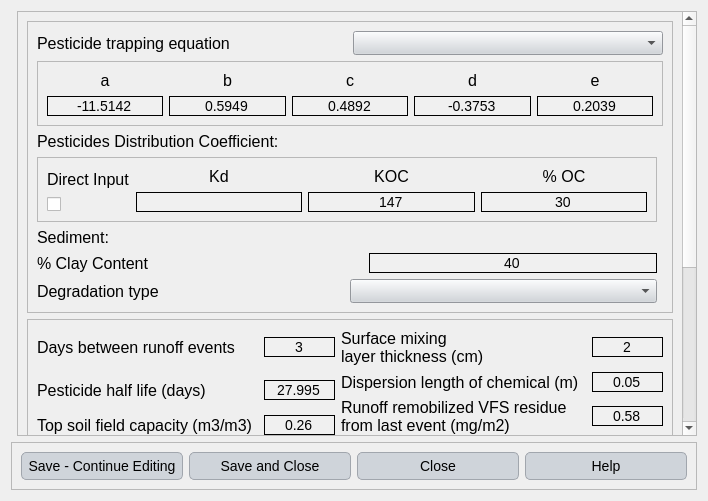
<?xml version="1.0" encoding="UTF-8"?>
<ui version="4.0">
 <class>Dialog</class>
 <widget class="QDialog" name="Dialog">
  <property name="geometry">
   <rect>
    <x>0</x>
    <y>0</y>
    <width>708</width>
    <height>501</height>
   </rect>
  </property>
  <property name="windowTitle">
   <string>Dialog</string>
  </property>
  <property name="styleSheet">
   <string notr="true">QLabel {
    font-family: 'Georgia'; /* Cambiar la fuente a Georgia */
    font-size: 16px; /* Cambiar el tamaño de la fuente */
    color: #000000; /* Color del texto (blanco) */
}

QLineEdit {
    font-family: 'Georgia'; /* Cambiar la fuente a Georgia */
    font-size: 14px; /* Cambiar el tamaño de la fuente */
    color: #000000; /* Color del texto (blanco) */
    background-color: #f0f0f0; /* Color de fondo del QLineEdit */
    border: 1px solid #000000; /* Borde blanco */
}

QComboBox {
    font-family: 'Georgia'; /* Cambiar la fuente a Georgia */
    font-size: 14px; /* Cambiar el tamaño de la fuente */
    color: #000000; /* Color del texto (blanco) */
    background-color: #cfd4da; /* Fondo oscuro del ComboBox */
}

QRadioButton {
    font-family: 'Georgia'; /* Cambiar la fuente a Georgia */
    font-size: 14px; /* Cambiar el tamaño de la fuente */
    color: #000000; /* Color del texto (blanco) */
}

QCheckBox {
    font-family: 'Georgia'; /* Cambiar la fuente a Georgia */
    font-size: 14px; /* Cambiar el tamaño de la fuente */
    color: #000000; /* Color del texto (blanco) */
}

/* Cambiar la fuente y estilo de los QPushButton */
QPushButton {
    font-family: 'Georgia'; /* Cambiar la fuente */
    font-size: 14px; /* Cambiar el tamaño de la fuente */
    color: #000000; /* Color del texto negro */
    background-color: #cfd4da; /* Fondo gris claro */
    border: 1px solid #a1a6ad; /* Borde gris medio */
    border-radius: 5px; /* Bordes redondeados */
    padding: 5px; /* Espaciado interno */
}

/* Estilo cuando el ratón pasa sobre el botón */
QPushButton:hover {
    color: #000000; /* Mantener el texto negro */
    background-color: #b7bcc3; /* Fondo gris un poco más oscuro al pasar el mouse */
}

/* Estilo cuando el botón está presionado */
QPushButton:pressed {
    background-color: #a6acb3; /* Fondo ligeramente más oscuro al presionar */
    color: #000000; /* Mantener el texto negro cuando se presiona */
}



/* Estilo general para QTableWidget y QTableView */
QTableWidget, QTableView {
    font-family: 'Georgia'; /* Cambiar la fuente a Georgia */
    font-size: 14px; /* Tamaño de la fuente */
    color: #000000; /* Color del texto negro */
    background-color: #e6e9ed; /* Fondo gris claro para la tabla */
    gridline-color: #a1a6ad; /* Color de las líneas de la tabla (gris medio) */
    selection-background-color: #b7bcc3; /* Color de fondo cuando se selecciona una celda (gris suave) */
    selection-color: #000000; /* Color del texto cuando la celda está seleccionada (negro) */
}

/* Estilo para el encabezado horizontal de la tabla */
QHeaderView::section {
    font-family: 'Georgia'; /* Cambiar la fuente a Georgia */
    font-size: 14px; /* Tamaño de la fuente */
    color: #000000; /* Color del texto negro */
    background-color: #cfd4da; /* Fondo gris claro del encabezado */
    border: 1px solid #a1a6ad; /* Borde gris medio entre las secciones */
    padding: 4px; /* Espaciado interno en el encabezado */
}

/* Estilo para las celdas de la tabla al pasar el mouse */
QTableWidget::item:hover, QTableView::item:hover {
    background-color: #b7bcc3; /* Fondo gris suave al pasar el mouse */
    color: #000000; /* Mantener el texto negro */
}

/* Estilo para las celdas cuando están seleccionadas */
QTableWidget::item:selected, QTableView::item:selected {
    background-color: #a6acb3; /* Fondo gris intermedio cuando está seleccionado */
    color: #000000; /* Texto negro cuando está seleccionado */
}

/* Ajustar el tamaño de las celdas */
QTableWidget::item, QTableView::item {
    padding: 4px; /* Espaciado interno de las celdas */
}

/* Estilo para el borde inferior de la tabla */
QTableCornerButton::section {
    background-color: #cfd4da; /* Fondo del botón de esquina */
    border: 1px solid #a1a6ad; /* Borde gris medio del botón de esquina */
}</string>
  </property>
  <layout class="QGridLayout" name="gridLayout_6">
   <item row="1" column="0" colspan="2">
    <widget class="QFrame" name="frame_3">
     <property name="frameShape">
      <enum>QFrame::StyledPanel</enum>
     </property>
     <property name="frameShadow">
      <enum>QFrame::Raised</enum>
     </property>
     <layout class="QGridLayout" name="gridLayout">
      <item row="0" column="0">
       <widget class="QPushButton" name="save_continue">
        <property name="text">
         <string>Save - Continue Editing</string>
        </property>
       </widget>
      </item>
      <item row="0" column="1">
       <widget class="QPushButton" name="save_close">
        <property name="text">
         <string>Save and Close</string>
        </property>
       </widget>
      </item>
      <item row="0" column="2">
       <widget class="QPushButton" name="close_dialog">
        <property name="text">
         <string>Close</string>
        </property>
       </widget>
      </item>
      <item row="0" column="3">
       <widget class="QPushButton" name="pushButton_4">
        <property name="text">
         <string>Help</string>
        </property>
       </widget>
      </item>
     </layout>
    </widget>
   </item>
   <item row="0" column="1">
    <widget class="QScrollArea" name="scrollArea">
     <property name="widgetResizable">
      <bool>true</bool>
     </property>
     <widget class="QWidget" name="scrollAreaWidgetContents">
      <property name="geometry">
       <rect>
        <x>0</x>
        <y>-280</y>
        <width>665</width>
        <height>706</height>
       </rect>
      </property>
      <layout class="QGridLayout" name="gridLayout_7">
       <item row="0" column="0">
        <widget class="QFrame" name="frame">
         <property name="frameShape">
          <enum>QFrame::StyledPanel</enum>
         </property>
         <property name="frameShadow">
          <enum>QFrame::Raised</enum>
         </property>
         <layout class="QGridLayout" name="gridLayout_3">
          <item row="4" column="0">
           <widget class="QLabel" name="label_2">
            <property name="text">
             <string>Sediment:</string>
            </property>
           </widget>
          </item>
          <item row="0" column="0" colspan="2">
           <layout class="QHBoxLayout" name="horizontalLayout_11">
            <item>
             <widget class="QLabel" name="label_17">
              <property name="text">
               <string>Pesticide trapping equation</string>
              </property>
             </widget>
            </item>
            <item>
             <widget class="QComboBox" name="trapping_equation"/>
            </item>
           </layout>
          </item>
          <item row="3" column="0">
           <widget class="QFrame" name="frame_6">
            <property name="frameShape">
             <enum>QFrame::StyledPanel</enum>
            </property>
            <property name="frameShadow">
             <enum>QFrame::Raised</enum>
            </property>
            <layout class="QGridLayout" name="gridLayout_4">
             <item row="0" column="0">
              <layout class="QVBoxLayout" name="verticalLayout">
               <item>
                <widget class="QLabel" name="label_3">
                 <property name="text">
                  <string>Direct Input</string>
                 </property>
                </widget>
               </item>
               <item>
                <widget class="QCheckBox" name="check_direct">
                 <property name="text">
                  <string/>
                 </property>
                </widget>
               </item>
              </layout>
             </item>
             <item row="0" column="1">
              <layout class="QVBoxLayout" name="verticalLayout_2">
               <item>
                <widget class="QLabel" name="label_4">
                 <property name="text">
                  <string>Kd</string>
                 </property>
                 <property name="alignment">
                  <set>Qt::AlignCenter</set>
                 </property>
                </widget>
               </item>
               <item>
                <widget class="QLineEdit" name="line_kd">
                 <property name="alignment">
                  <set>Qt::AlignCenter</set>
                 </property>
                </widget>
               </item>
              </layout>
             </item>
             <item row="0" column="2">
              <layout class="QVBoxLayout" name="verticalLayout_3">
               <item>
                <widget class="QLabel" name="label_5">
                 <property name="text">
                  <string>KOC</string>
                 </property>
                 <property name="alignment">
                  <set>Qt::AlignCenter</set>
                 </property>
                </widget>
               </item>
               <item>
                <widget class="QLineEdit" name="line_koc">
                 <property name="text">
                  <string>147</string>
                 </property>
                 <property name="alignment">
                  <set>Qt::AlignCenter</set>
                 </property>
                </widget>
               </item>
              </layout>
             </item>
             <item row="0" column="3">
              <layout class="QVBoxLayout" name="verticalLayout_4">
               <item>
                <widget class="QLabel" name="label_6">
                 <property name="text">
                  <string>% OC</string>
                 </property>
                 <property name="alignment">
                  <set>Qt::AlignCenter</set>
                 </property>
                </widget>
               </item>
               <item>
                <widget class="QLineEdit" name="line_oc">
                 <property name="text">
                  <string>30</string>
                 </property>
                 <property name="alignment">
                  <set>Qt::AlignCenter</set>
                 </property>
                </widget>
               </item>
              </layout>
             </item>
            </layout>
           </widget>
          </item>
          <item row="2" column="0">
           <widget class="QLabel" name="label">
            <property name="text">
             <string>Pesticides Distribution Coefficient:</string>
            </property>
           </widget>
          </item>
          <item row="3" column="3">
           <spacer name="horizontalSpacer_2">
            <property name="orientation">
             <enum>Qt::Horizontal</enum>
            </property>
            <property name="sizeHint" stdset="0">
             <size>
              <width>40</width>
              <height>20</height>
             </size>
            </property>
           </spacer>
          </item>
          <item row="1" column="0" colspan="2">
           <widget class="QFrame" name="frame_2">
            <property name="frameShape">
             <enum>QFrame::StyledPanel</enum>
            </property>
            <property name="frameShadow">
             <enum>QFrame::Raised</enum>
            </property>
            <layout class="QGridLayout" name="gridLayout_2">
             <item row="0" column="0">
              <layout class="QVBoxLayout" name="verticalLayout_5">
               <item>
                <widget class="QLabel" name="label_18">
                 <property name="text">
                  <string>a</string>
                 </property>
                 <property name="alignment">
                  <set>Qt::AlignCenter</set>
                 </property>
                </widget>
               </item>
               <item>
                <widget class="QLineEdit" name="equation_a">
                 <property name="text">
                  <string>-11.5142</string>
                 </property>
                 <property name="alignment">
                  <set>Qt::AlignCenter</set>
                 </property>
                </widget>
               </item>
              </layout>
             </item>
             <item row="0" column="1">
              <layout class="QVBoxLayout" name="verticalLayout_6">
               <item>
                <widget class="QLabel" name="label_19">
                 <property name="text">
                  <string>b</string>
                 </property>
                 <property name="alignment">
                  <set>Qt::AlignCenter</set>
                 </property>
                </widget>
               </item>
               <item>
                <widget class="QLineEdit" name="equation_b">
                 <property name="text">
                  <string>0.5949</string>
                 </property>
                 <property name="alignment">
                  <set>Qt::AlignCenter</set>
                 </property>
                </widget>
               </item>
              </layout>
             </item>
             <item row="0" column="2">
              <layout class="QVBoxLayout" name="verticalLayout_7">
               <item>
                <widget class="QLabel" name="label_20">
                 <property name="text">
                  <string>c</string>
                 </property>
                 <property name="alignment">
                  <set>Qt::AlignCenter</set>
                 </property>
                </widget>
               </item>
               <item>
                <widget class="QLineEdit" name="equation_c">
                 <property name="text">
                  <string>0.4892</string>
                 </property>
                 <property name="alignment">
                  <set>Qt::AlignCenter</set>
                 </property>
                </widget>
               </item>
              </layout>
             </item>
             <item row="0" column="3">
              <layout class="QVBoxLayout" name="verticalLayout_8">
               <item>
                <widget class="QLabel" name="label_21">
                 <property name="text">
                  <string>d</string>
                 </property>
                 <property name="alignment">
                  <set>Qt::AlignCenter</set>
                 </property>
                </widget>
               </item>
               <item>
                <widget class="QLineEdit" name="equation_d">
                 <property name="text">
                  <string>-0.3753</string>
                 </property>
                 <property name="alignment">
                  <set>Qt::AlignCenter</set>
                 </property>
                </widget>
               </item>
              </layout>
             </item>
             <item row="0" column="4">
              <layout class="QVBoxLayout" name="verticalLayout_9">
               <item>
                <widget class="QLabel" name="label_22">
                 <property name="text">
                  <string>e</string>
                 </property>
                 <property name="alignment">
                  <set>Qt::AlignCenter</set>
                 </property>
                </widget>
               </item>
               <item>
                <widget class="QLineEdit" name="equation_e">
                 <property name="text">
                  <string>0.2039</string>
                 </property>
                 <property name="alignment">
                  <set>Qt::AlignCenter</set>
                 </property>
                </widget>
               </item>
              </layout>
             </item>
            </layout>
           </widget>
          </item>
          <item row="5" column="0">
           <layout class="QHBoxLayout" name="horizontalLayout">
            <item>
             <widget class="QLabel" name="label_7">
              <property name="minimumSize">
               <size>
                <width>326</width>
                <height>0</height>
               </size>
              </property>
              <property name="text">
               <string>% Clay Content</string>
              </property>
             </widget>
            </item>
            <item>
             <widget class="QLineEdit" name="line_clay">
              <property name="text">
               <string>40</string>
              </property>
              <property name="alignment">
               <set>Qt::AlignCenter</set>
              </property>
             </widget>
            </item>
           </layout>
          </item>
          <item row="6" column="0">
           <layout class="QHBoxLayout" name="horizontalLayout_2">
            <item>
             <widget class="QLabel" name="label_8">
              <property name="text">
               <string>Degradation type</string>
              </property>
             </widget>
            </item>
            <item>
             <widget class="QComboBox" name="calculation"/>
            </item>
           </layout>
          </item>
         </layout>
        </widget>
       </item>
       <item row="3" column="0">
        <widget class="QFrame" name="frame_5">
         <property name="frameShape">
          <enum>QFrame::StyledPanel</enum>
         </property>
         <property name="frameShadow">
          <enum>QFrame::Raised</enum>
         </property>
         <layout class="QGridLayout" name="gridLayout_5">
          <item row="0" column="0">
           <layout class="QHBoxLayout" name="horizontalLayout_3">
            <item>
             <widget class="QLabel" name="label_9">
              <property name="minimumSize">
               <size>
                <width>221</width>
                <height>0</height>
               </size>
              </property>
              <property name="text">
               <string>Days between runoff events</string>
              </property>
             </widget>
            </item>
            <item>
             <widget class="QLineEdit" name="days">
              <property name="text">
               <string>3</string>
              </property>
              <property name="alignment">
               <set>Qt::AlignCenter</set>
              </property>
             </widget>
            </item>
           </layout>
          </item>
          <item row="0" column="1">
           <layout class="QHBoxLayout" name="horizontalLayout_6">
            <item>
             <widget class="QLabel" name="label_12">
              <property name="minimumSize">
               <size>
                <width>245</width>
                <height>0</height>
               </size>
              </property>
              <property name="text">
               <string>Surface mixing 
layer thickness (cm)</string>
              </property>
             </widget>
            </item>
            <item>
             <widget class="QLineEdit" name="thickness">
              <property name="text">
               <string>2</string>
              </property>
              <property name="alignment">
               <set>Qt::AlignCenter</set>
              </property>
             </widget>
            </item>
           </layout>
          </item>
          <item row="1" column="0" rowspan="2">
           <layout class="QHBoxLayout" name="horizontalLayout_4">
            <item>
             <widget class="QLabel" name="label_10">
              <property name="minimumSize">
               <size>
                <width>221</width>
                <height>0</height>
               </size>
              </property>
              <property name="text">
               <string>Pesticide half life (days)</string>
              </property>
             </widget>
            </item>
            <item>
             <widget class="QLineEdit" name="half_life">
              <property name="text">
               <string>27.995</string>
              </property>
              <property name="alignment">
               <set>Qt::AlignCenter</set>
              </property>
             </widget>
            </item>
           </layout>
          </item>
          <item row="1" column="1">
           <layout class="QHBoxLayout" name="horizontalLayout_8">
            <item>
             <widget class="QLabel" name="label_14">
              <property name="minimumSize">
               <size>
                <width>245</width>
                <height>0</height>
               </size>
              </property>
              <property name="text">
               <string>Dispersion length of chemical (m)</string>
              </property>
             </widget>
            </item>
            <item>
             <widget class="QLineEdit" name="dispersion">
              <property name="text">
               <string>0.05</string>
              </property>
              <property name="alignment">
               <set>Qt::AlignCenter</set>
              </property>
             </widget>
            </item>
           </layout>
          </item>
          <item row="2" column="1" rowspan="2">
           <layout class="QHBoxLayout" name="horizontalLayout_9">
            <item>
             <widget class="QLabel" name="label_15">
              <property name="minimumSize">
               <size>
                <width>245</width>
                <height>0</height>
               </size>
              </property>
              <property name="text">
               <string>Runoff remobilized VFS residue 
from last event (mg/m2)</string>
              </property>
             </widget>
            </item>
            <item>
             <widget class="QLineEdit" name="remobilised">
              <property name="text">
               <string>0.58</string>
              </property>
              <property name="alignment">
               <set>Qt::AlignCenter</set>
              </property>
             </widget>
            </item>
           </layout>
          </item>
          <item row="3" column="0">
           <layout class="QHBoxLayout" name="horizontalLayout_5">
            <item>
             <widget class="QLabel" name="label_11">
              <property name="minimumSize">
               <size>
                <width>221</width>
                <height>0</height>
               </size>
              </property>
              <property name="text">
               <string>Top soil field capacity (m3/m3)</string>
              </property>
             </widget>
            </item>
            <item>
             <widget class="QLineEdit" name="field_capacity">
              <property name="text">
               <string>0.26</string>
              </property>
              <property name="alignment">
               <set>Qt::AlignCenter</set>
              </property>
             </widget>
            </item>
           </layout>
          </item>
          <item row="4" column="0">
           <layout class="QHBoxLayout" name="horizontalLayout_7">
            <item>
             <widget class="QLabel" name="label_13">
              <property name="minimumSize">
               <size>
                <width>221</width>
                <height>0</height>
               </size>
              </property>
              <property name="text">
               <string>Pesticide mass entering filter 
per unit source area (mg/m2)</string>
              </property>
             </widget>
            </item>
            <item>
             <widget class="QLineEdit" name="mass">
              <property name="text">
               <string>6.097</string>
              </property>
              <property name="alignment">
               <set>Qt::AlignCenter</set>
              </property>
             </widget>
            </item>
           </layout>
          </item>
          <item row="4" column="1">
           <layout class="QHBoxLayout" name="horizontalLayout_10">
            <item>
             <widget class="QLabel" name="label_16">
              <property name="minimumSize">
               <size>
                <width>0</width>
                <height>0</height>
               </size>
              </property>
              <property name="text">
               <string>Flag for remobilization 
of residues</string>
              </property>
             </widget>
            </item>
            <item>
             <widget class="QComboBox" name="imob"/>
            </item>
           </layout>
          </item>
          <item row="5" column="0">
           <widget class="QTableWidget" name="tableWidget">
            <property name="minimumSize">
             <size>
              <width>0</width>
              <height>200</height>
             </size>
            </property>
            <row>
             <property name="text">
              <string/>
             </property>
            </row>
            <row>
             <property name="text">
              <string/>
             </property>
            </row>
            <row>
             <property name="text">
              <string/>
             </property>
            </row>
            <column>
             <property name="text">
              <string>Day</string>
             </property>
            </column>
            <column>
             <property name="text">
              <string>Daily air temperature (ºC)</string>
             </property>
            </column>
            <column>
             <property name="text">
              <string>Top soil water content (m3/m3)</string>
             </property>
            </column>
            <item row="0" column="0">
             <property name="text">
              <string>1</string>
             </property>
            </item>
            <item row="0" column="1">
             <property name="text">
              <string>9.5</string>
             </property>
            </item>
            <item row="0" column="2">
             <property name="text">
              <string>0.265</string>
             </property>
            </item>
            <item row="1" column="0">
             <property name="text">
              <string>2</string>
             </property>
            </item>
            <item row="1" column="1">
             <property name="text">
              <string>8.6</string>
             </property>
            </item>
            <item row="1" column="2">
             <property name="text">
              <string>0.264</string>
             </property>
            </item>
            <item row="2" column="0">
             <property name="text">
              <string>3</string>
             </property>
            </item>
            <item row="2" column="1">
             <property name="text">
              <string>6.3</string>
             </property>
            </item>
            <item row="2" column="2">
             <property name="text">
              <string>0.265</string>
             </property>
            </item>
           </widget>
          </item>
          <item row="5" column="1">
           <layout class="QHBoxLayout" name="horizontalLayout_12">
            <item>
             <widget class="QLabel" name="label_23">
              <property name="text">
               <string>Number of pesticides</string>
              </property>
             </widget>
            </item>
            <item>
             <widget class="QLineEdit" name="number_pesticides"/>
            </item>
           </layout>
          </item>
         </layout>
        </widget>
       </item>
       <item row="4" column="0">
        <spacer name="verticalSpacer">
         <property name="orientation">
          <enum>Qt::Vertical</enum>
         </property>
         <property name="sizeHint" stdset="0">
          <size>
           <width>20</width>
           <height>40</height>
          </size>
         </property>
        </spacer>
       </item>
      </layout>
     </widget>
    </widget>
   </item>
  </layout>
 </widget>
 <resources/>
 <connections/>
</ui>
